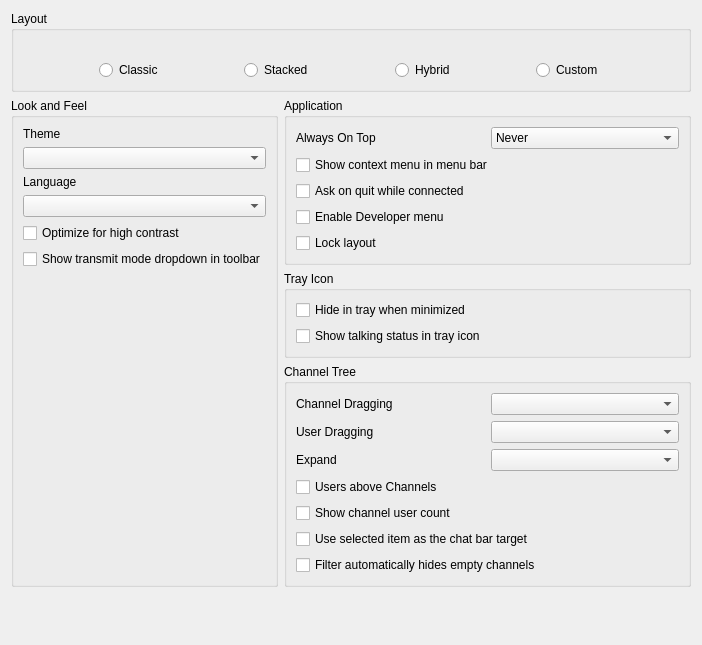
<?xml version="1.0" encoding="UTF-8"?>
<ui version="4.0">
 <class>LookConfig</class>
 <widget class="QWidget" name="LookConfig">
  <property name="geometry">
   <rect>
    <x>0</x>
    <y>0</y>
    <width>702</width>
    <height>645</height>
   </rect>
  </property>
  <property name="windowTitle">
   <string notr="true">Form</string>
  </property>
  <property name="styleSheet">
   <string notr="true">font: 12pt &quot;Terminus&quot;;</string>
  </property>
  <layout class="QGridLayout" name="gridLayout_4">
   <item row="1" column="0" rowspan="3">
    <widget class="QGroupBox" name="qgbLookFeel">
     <property name="title">
      <string>Look and Feel</string>
     </property>
     <layout class="QGridLayout" name="gridLayout">
      <item row="3" column="0" colspan="2">
       <widget class="MUComboBox" name="qcbLanguage">
        <property name="toolTip">
         <string>Language to use (requires restart)</string>
        </property>
        <property name="whatsThis">
         <string>&lt;b&gt;This sets which language Mumble should use.&lt;/b&gt;&lt;br /&gt;You have to restart Mumble to use the new language.</string>
        </property>
       </widget>
      </item>
      <item row="0" column="0">
       <widget class="QLabel" name="qliTheme">
        <property name="styleSheet">
         <string notr="true">font: 75 12pt &quot;Terminus&quot;;</string>
        </property>
        <property name="text">
         <string>Theme</string>
        </property>
       </widget>
      </item>
      <item row="1" column="0" colspan="2">
       <widget class="MUComboBox" name="qcbTheme">
        <property name="sizePolicy">
         <sizepolicy hsizetype="Preferred" vsizetype="Fixed">
          <horstretch>0</horstretch>
          <verstretch>0</verstretch>
         </sizepolicy>
        </property>
        <property name="toolTip">
         <string>Theme to use to style the user interface</string>
        </property>
        <property name="whatsThis">
         <string>&lt;b&gt;Configures which theme the Mumble user interface should be styled with&lt;/b&gt;&lt;br /&gt;Mumble will pick up themes from certain directories and display them in this list. The one you select will be used to customize the visual appearance of Mumble. This includes colors, icons and more.</string>
        </property>
       </widget>
      </item>
      <item row="5" column="0" colspan="2">
       <widget class="QCheckBox" name="qcbShowTransmitModeComboBox">
        <property name="text">
         <string>Show transmit mode dropdown in toolbar</string>
        </property>
       </widget>
      </item>
      <item row="4" column="0" colspan="2">
       <widget class="QCheckBox" name="qcbHighContrast">
        <property name="toolTip">
         <string>Apply some high contrast optimizations for visually impaired users</string>
        </property>
        <property name="text">
         <string>Optimize for high contrast</string>
        </property>
       </widget>
      </item>
      <item row="6" column="0">
       <spacer name="verticalSpacer">
        <property name="orientation">
         <enum>Qt::Vertical</enum>
        </property>
        <property name="sizeHint" stdset="0">
         <size>
          <width>20</width>
          <height>40</height>
         </size>
        </property>
       </spacer>
      </item>
      <item row="2" column="0">
       <widget class="QLabel" name="qliLanguage">
        <property name="text">
         <string>Language</string>
        </property>
        <property name="buddy">
         <cstring>qcbLanguage</cstring>
        </property>
       </widget>
      </item>
      <item row="0" column="1">
       <widget class="QLabel" name="qlThemesDirectory">
        <property name="text">
         <string/>
        </property>
        <property name="alignment">
         <set>Qt::AlignRight|Qt::AlignTrailing|Qt::AlignVCenter</set>
        </property>
       </widget>
      </item>
     </layout>
    </widget>
   </item>
   <item row="2" column="1">
    <widget class="QGroupBox" name="qgbTray">
     <property name="title">
      <string>Tray Icon</string>
     </property>
     <layout class="QVBoxLayout" name="verticalLayout">
      <item>
       <widget class="QCheckBox" name="qcbHideTray">
        <property name="toolTip">
         <string>Hide the main Mumble window in the tray when it is minimized.</string>
        </property>
        <property name="whatsThis">
         <string>&lt;b&gt;If set, minimizing the Mumble main window will cause it to be hidden and accessible only from the tray. Otherwise, it will be minimized as a window normally would.&lt;/b&gt;</string>
        </property>
        <property name="text">
         <string>Hide in tray when minimized</string>
        </property>
       </widget>
      </item>
      <item>
       <widget class="QCheckBox" name="qcbStateInTray">
        <property name="toolTip">
         <string>Displays talking status in system tray</string>
        </property>
        <property name="whatsThis">
         <string/>
        </property>
        <property name="text">
         <string>Show talking status in tray icon</string>
        </property>
       </widget>
      </item>
     </layout>
    </widget>
   </item>
   <item row="5" column="1">
    <spacer name="verticalSpacer_2">
     <property name="orientation">
      <enum>Qt::Vertical</enum>
     </property>
     <property name="sizeHint" stdset="0">
      <size>
       <width>20</width>
       <height>40</height>
      </size>
     </property>
    </spacer>
   </item>
   <item row="4" column="1">
    <spacer name="horizontalSpacer">
     <property name="orientation">
      <enum>Qt::Horizontal</enum>
     </property>
     <property name="sizeHint" stdset="0">
      <size>
       <width>40</width>
       <height>20</height>
      </size>
     </property>
    </spacer>
   </item>
   <item row="1" column="1">
    <widget class="QGroupBox" name="qgbApplication">
     <property name="title">
      <string>Application</string>
     </property>
     <layout class="QGridLayout" name="gridLayout_3" columnstretch="0,0">
      <item row="0" column="0">
       <widget class="QLabel" name="qliAlwaysOnTop">
        <property name="text">
         <string>Always On Top</string>
        </property>
       </widget>
      </item>
      <item row="0" column="1">
       <widget class="MUComboBox" name="qcbAlwaysOnTop">
        <property name="toolTip">
         <string>This setting controls when the application will be always on top.</string>
        </property>
        <property name="whatsThis">
         <string>This setting controls in which situations the application will stay always on top. If you select &lt;i&gt;Never&lt;/i&gt; the application will not stay on top. &lt;i&gt;Always&lt;/i&gt; will always keep the application on top. &lt;i&gt;In minimal view&lt;/i&gt; / &lt;i&gt;In normal view&lt;/i&gt; will only keep the application always on top when minimal view is activated / deactivated.</string>
        </property>
        <item>
         <property name="text">
          <string>Never</string>
         </property>
        </item>
        <item>
         <property name="text">
          <string>Always</string>
         </property>
        </item>
        <item>
         <property name="text">
          <string>In minimal view</string>
         </property>
        </item>
        <item>
         <property name="text">
          <string>In normal view</string>
         </property>
        </item>
       </widget>
      </item>
      <item row="1" column="0" colspan="2">
       <widget class="QCheckBox" name="qcbShowContextMenuInMenuBar">
        <property name="toolTip">
         <string>Adds user and channel context menus into the menu bar</string>
        </property>
        <property name="text">
         <string>Show context menu in menu bar</string>
        </property>
       </widget>
      </item>
      <item row="2" column="0" colspan="2">
       <widget class="QCheckBox" name="qcbAskOnQuit">
        <property name="toolTip">
         <string>Ask whether to close or minimize when quitting Mumble.</string>
        </property>
        <property name="whatsThis">
         <string>&lt;b&gt;If set, will verify you want to quit if connected.&lt;/b&gt;</string>
        </property>
        <property name="text">
         <string>Ask on quit while connected</string>
        </property>
       </widget>
      </item>
      <item row="3" column="0" colspan="2">
       <widget class="QCheckBox" name="qcbEnableDeveloperMenu">
        <property name="whatsThis">
         <string>&lt;b&gt;Enable Developer menu&lt;/b&gt;&lt;br /&gt;This enables the &quot;Developer&quot;-menu in Mumble. This menu is used for developer-specific features, such as the Developer Console.</string>
        </property>
        <property name="text">
         <string>Enable Developer menu</string>
        </property>
       </widget>
      </item>
      <item row="4" column="0" colspan="2">
       <widget class="QCheckBox" name="qcbLockLayout">
        <property name="whatsThis">
         <string>When in custom layout mode, checking this disables rearranging.</string>
        </property>
        <property name="text">
         <string>Lock layout</string>
        </property>
       </widget>
      </item>
     </layout>
    </widget>
   </item>
   <item row="3" column="1">
    <widget class="QGroupBox" name="qgbChannel">
     <property name="title">
      <string>Channel Tree</string>
     </property>
     <layout class="QGridLayout" name="gridLayout_2" columnstretch="0,0">
      <item row="0" column="0">
       <widget class="QLabel" name="qliChannelDrag">
        <property name="text">
         <string>Channel Dragging</string>
        </property>
       </widget>
      </item>
      <item row="0" column="1">
       <widget class="MUComboBox" name="qcbChannelDrag">
        <property name="toolTip">
         <string>This changes the behavior when moving channels.</string>
        </property>
        <property name="whatsThis">
         <string>This sets the behavior of channel drags; it can be used to prevent accidental dragging. &lt;i&gt;Move&lt;/i&gt; moves the channel without prompting. &lt;i&gt;Do Nothing&lt;/i&gt; does nothing and prints an error message. &lt;i&gt;Ask&lt;/i&gt; uses a message box to confirm if you really wanted to move the channel.</string>
        </property>
       </widget>
      </item>
      <item row="1" column="0">
       <widget class="QLabel" name="qliUserDrag">
        <property name="text">
         <string>User Dragging</string>
        </property>
       </widget>
      </item>
      <item row="1" column="1">
       <widget class="MUComboBox" name="qcbUserDrag">
        <property name="toolTip">
         <string>This changes the behavior when moving users.</string>
        </property>
        <property name="whatsThis">
         <string>This sets the behavior of user drags; it can be used to prevent accidental dragging. &lt;i&gt;Move&lt;/i&gt; moves the user without prompting. &lt;i&gt;Do Nothing&lt;/i&gt; does nothing and prints an error message. &lt;i&gt;Ask&lt;/i&gt; uses a message box to confirm if you really wanted to move the user.</string>
        </property>
       </widget>
      </item>
      <item row="2" column="0">
       <widget class="QLabel" name="qliExpand">
        <property name="text">
         <string>Expand</string>
        </property>
       </widget>
      </item>
      <item row="2" column="1">
       <widget class="MUComboBox" name="qcbExpand">
        <property name="toolTip">
         <string>When to automatically expand channels</string>
        </property>
        <property name="whatsThis">
         <string>This sets which channels to automatically expand. &lt;i&gt;None&lt;/i&gt; and &lt;i&gt;All&lt;/i&gt; will expand no or all channels, while &lt;i&gt;Only with users&lt;/i&gt; will expand and collapse channels as users join and leave them.</string>
        </property>
       </widget>
      </item>
      <item row="3" column="0" colspan="2">
       <widget class="QCheckBox" name="qcbUsersTop">
        <property name="toolTip">
         <string>List users above subchannels (requires restart).</string>
        </property>
        <property name="whatsThis">
         <string>&lt;b&gt;If set, users will be shown above subchannels in the channel view.&lt;/b&gt;&lt;br /&gt;A restart of Mumble is required to see the change.</string>
        </property>
        <property name="text">
         <string>Users above Channels</string>
        </property>
       </widget>
      </item>
      <item row="4" column="0" colspan="2">
       <widget class="QCheckBox" name="qcbShowUserCount">
        <property name="toolTip">
         <string>Show number of users in each channel</string>
        </property>
        <property name="text">
         <string>Show channel user count</string>
        </property>
       </widget>
      </item>
      <item row="5" column="0" colspan="2">
       <widget class="QCheckBox" name="qcbChatBarUseSelection">
        <property name="text">
         <string>Use selected item as the chat bar target</string>
        </property>
       </widget>
      </item>
      <item row="6" column="0" colspan="2">
       <widget class="QCheckBox" name="qcbFilterHidesEmptyChannels">
        <property name="text">
         <string>Filter automatically hides empty channels</string>
        </property>
       </widget>
      </item>
     </layout>
    </widget>
   </item>
   <item row="0" column="0" colspan="2">
    <widget class="QGroupBox" name="qgbLayout">
     <property name="styleSheet">
      <string notr="true">font: 12pt &quot;Terminus&quot;;</string>
     </property>
     <property name="title">
      <string>Layout</string>
     </property>
     <layout class="QGridLayout" name="gridLayoutLayout">
      <item row="0" column="5">
       <widget class="QLabel" name="qlLHybrid">
        <property name="sizePolicy">
         <sizepolicy hsizetype="Preferred" vsizetype="Preferred">
          <horstretch>0</horstretch>
          <verstretch>0</verstretch>
         </sizepolicy>
        </property>
        <property name="text">
         <string/>
        </property>
        <property name="pixmap">
         <pixmap>skin:layout_hybrid.svg</pixmap>
        </property>
        <property name="scaledContents">
         <bool>false</bool>
        </property>
       </widget>
      </item>
      <item row="1" column="5">
       <widget class="QRadioButton" name="qrbLHybrid">
        <property name="sizePolicy">
         <sizepolicy hsizetype="Preferred" vsizetype="Fixed">
          <horstretch>0</horstretch>
          <verstretch>0</verstretch>
         </sizepolicy>
        </property>
        <property name="text">
         <string>Hybrid</string>
        </property>
        <property name="iconSize">
         <size>
          <width>64</width>
          <height>64</height>
         </size>
        </property>
       </widget>
      </item>
      <item row="1" column="7">
       <widget class="QRadioButton" name="qrbLCustom">
        <property name="sizePolicy">
         <sizepolicy hsizetype="Preferred" vsizetype="Fixed">
          <horstretch>0</horstretch>
          <verstretch>0</verstretch>
         </sizepolicy>
        </property>
        <property name="text">
         <string>Custom</string>
        </property>
       </widget>
      </item>
      <item row="0" column="7">
       <widget class="QLabel" name="qlLCustom">
        <property name="text">
         <string/>
        </property>
        <property name="pixmap">
         <pixmap>skin:layout_custom.svg</pixmap>
        </property>
       </widget>
      </item>
      <item row="1" column="3">
       <widget class="QRadioButton" name="qrbLStacked">
        <property name="sizePolicy">
         <sizepolicy hsizetype="Preferred" vsizetype="Fixed">
          <horstretch>0</horstretch>
          <verstretch>0</verstretch>
         </sizepolicy>
        </property>
        <property name="text">
         <string>Stacked</string>
        </property>
        <property name="iconSize">
         <size>
          <width>64</width>
          <height>64</height>
         </size>
        </property>
       </widget>
      </item>
      <item row="1" column="1">
       <widget class="QRadioButton" name="qrbLClassic">
        <property name="sizePolicy">
         <sizepolicy hsizetype="Preferred" vsizetype="Fixed">
          <horstretch>0</horstretch>
          <verstretch>0</verstretch>
         </sizepolicy>
        </property>
        <property name="text">
         <string>Classic</string>
        </property>
        <property name="iconSize">
         <size>
          <width>64</width>
          <height>64</height>
         </size>
        </property>
       </widget>
      </item>
      <item row="1" column="2">
       <spacer name="horizontalSpacer_4">
        <property name="orientation">
         <enum>Qt::Horizontal</enum>
        </property>
        <property name="sizeHint" stdset="0">
         <size>
          <width>40</width>
          <height>20</height>
         </size>
        </property>
       </spacer>
      </item>
      <item row="0" column="1">
       <widget class="QLabel" name="qlLClassic">
        <property name="sizePolicy">
         <sizepolicy hsizetype="Preferred" vsizetype="Preferred">
          <horstretch>0</horstretch>
          <verstretch>0</verstretch>
         </sizepolicy>
        </property>
        <property name="pixmap">
         <pixmap>skin:layout_classic.svg</pixmap>
        </property>
       </widget>
      </item>
      <item row="0" column="3">
       <widget class="QLabel" name="qlLStacked">
        <property name="sizePolicy">
         <sizepolicy hsizetype="Preferred" vsizetype="Preferred">
          <horstretch>0</horstretch>
          <verstretch>0</verstretch>
         </sizepolicy>
        </property>
        <property name="text">
         <string/>
        </property>
        <property name="pixmap">
         <pixmap>skin:layout_stacked.svg</pixmap>
        </property>
       </widget>
      </item>
      <item row="1" column="4">
       <spacer name="horizontalSpacer_5">
        <property name="orientation">
         <enum>Qt::Horizontal</enum>
        </property>
        <property name="sizeHint" stdset="0">
         <size>
          <width>40</width>
          <height>20</height>
         </size>
        </property>
       </spacer>
      </item>
      <item row="1" column="0">
       <spacer name="horizontalSpacer_2">
        <property name="orientation">
         <enum>Qt::Horizontal</enum>
        </property>
        <property name="sizeHint" stdset="0">
         <size>
          <width>40</width>
          <height>20</height>
         </size>
        </property>
       </spacer>
      </item>
      <item row="1" column="8">
       <spacer name="horizontalSpacer_3">
        <property name="orientation">
         <enum>Qt::Horizontal</enum>
        </property>
        <property name="sizeHint" stdset="0">
         <size>
          <width>40</width>
          <height>20</height>
         </size>
        </property>
       </spacer>
      </item>
      <item row="1" column="6">
       <spacer name="horizontalSpacer_6">
        <property name="orientation">
         <enum>Qt::Horizontal</enum>
        </property>
        <property name="sizeHint" stdset="0">
         <size>
          <width>40</width>
          <height>20</height>
         </size>
        </property>
       </spacer>
      </item>
     </layout>
    </widget>
   </item>
  </layout>
 </widget>
 <customwidgets>
  <customwidget>
   <class>MUComboBox</class>
   <extends>QComboBox</extends>
   <header>widgets/MUComboBox.h</header>
  </customwidget>
 </customwidgets>
 <resources/>
 <connections/>
</ui>
